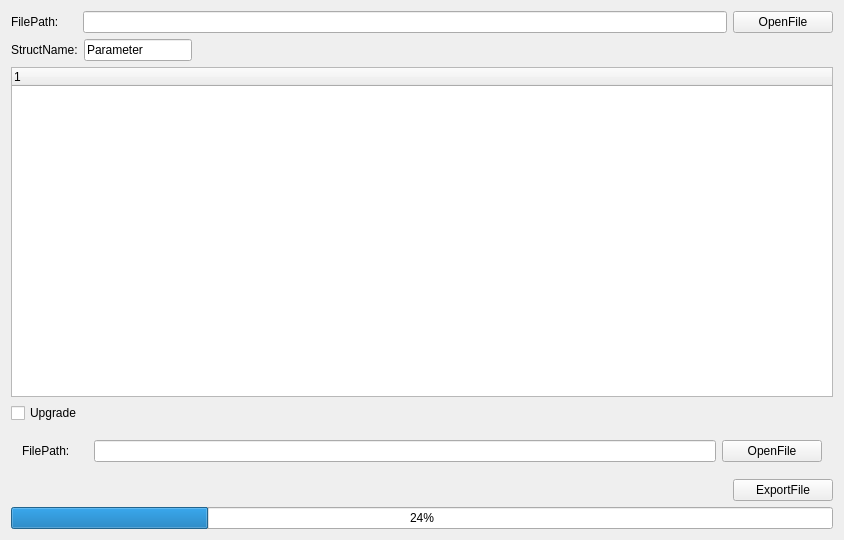
<?xml version="1.0" encoding="UTF-8"?>
<ui version="4.0">
 <class>ParaFileConversion</class>
 <widget class="QMainWindow" name="ParaFileConversion">
  <property name="geometry">
   <rect>
    <x>0</x>
    <y>0</y>
    <width>844</width>
    <height>540</height>
   </rect>
  </property>
  <property name="windowTitle">
   <string>ParaFileConversion</string>
  </property>
  <widget class="QWidget" name="centralWidget">
   <layout class="QGridLayout" name="gridLayout">
    <item row="0" column="0">
     <layout class="QHBoxLayout" name="horizontalLayout">
      <item>
       <widget class="QLabel" name="label_FilePath">
        <property name="minimumSize">
         <size>
          <width>66</width>
          <height>0</height>
         </size>
        </property>
        <property name="text">
         <string>FilePath:</string>
        </property>
       </widget>
      </item>
      <item>
       <widget class="QLineEdit" name="lineEdit_FilePath"/>
      </item>
      <item>
       <widget class="QPushButton" name="pushBtn_OpenFile">
        <property name="minimumSize">
         <size>
          <width>100</width>
          <height>0</height>
         </size>
        </property>
        <property name="text">
         <string>OpenFile</string>
        </property>
       </widget>
      </item>
     </layout>
    </item>
    <item row="1" column="0">
     <layout class="QHBoxLayout" name="horizontalLayout_2">
      <item>
       <widget class="QLabel" name="label_StrName">
        <property name="minimumSize">
         <size>
          <width>66</width>
          <height>0</height>
         </size>
        </property>
        <property name="text">
         <string>StructName:</string>
        </property>
       </widget>
      </item>
      <item>
       <widget class="QLineEdit" name="lineEdit_StrName">
        <property name="sizePolicy">
         <sizepolicy hsizetype="Maximum" vsizetype="Fixed">
          <horstretch>0</horstretch>
          <verstretch>0</verstretch>
         </sizepolicy>
        </property>
        <property name="minimumSize">
         <size>
          <width>100</width>
          <height>0</height>
         </size>
        </property>
        <property name="text">
         <string>Parameter</string>
        </property>
       </widget>
      </item>
      <item>
       <spacer name="horizontalSpacer_2">
        <property name="orientation">
         <enum>Qt::Horizontal</enum>
        </property>
        <property name="sizeHint" stdset="0">
         <size>
          <width>40</width>
          <height>20</height>
         </size>
        </property>
       </spacer>
      </item>
     </layout>
    </item>
    <item row="2" column="0">
     <widget class="QTreeWidget" name="treeWidget">
      <column>
       <property name="text">
        <string notr="true">1</string>
       </property>
      </column>
     </widget>
    </item>
    <item row="3" column="0">
     <widget class="QCheckBox" name="checkBox_Upgrade">
      <property name="text">
       <string>Upgrade</string>
      </property>
     </widget>
    </item>
    <item row="4" column="0">
     <widget class="QWidget" name="widget_Upgrade" native="true">
      <property name="sizePolicy">
       <sizepolicy hsizetype="Preferred" vsizetype="Maximum">
        <horstretch>0</horstretch>
        <verstretch>0</verstretch>
       </sizepolicy>
      </property>
      <layout class="QHBoxLayout" name="hLayout_Upgrade">
       <item>
        <layout class="QHBoxLayout" name="horizontalLayout_4">
         <item>
          <widget class="QLabel" name="label_FilePath_Upgrade">
           <property name="minimumSize">
            <size>
             <width>66</width>
             <height>0</height>
            </size>
           </property>
           <property name="text">
            <string>FilePath:</string>
           </property>
          </widget>
         </item>
         <item>
          <widget class="QLineEdit" name="lineEdit_FilePath_Upgrade"/>
         </item>
         <item>
          <widget class="QPushButton" name="pushBtn_OpenFile_Upgrade">
           <property name="minimumSize">
            <size>
             <width>100</width>
             <height>0</height>
            </size>
           </property>
           <property name="text">
            <string>OpenFile</string>
           </property>
          </widget>
         </item>
        </layout>
       </item>
      </layout>
     </widget>
    </item>
    <item row="5" column="0">
     <layout class="QHBoxLayout" name="horizontalLayout_3">
      <item>
       <spacer name="horizontalSpacer">
        <property name="orientation">
         <enum>Qt::Horizontal</enum>
        </property>
        <property name="sizeHint" stdset="0">
         <size>
          <width>40</width>
          <height>20</height>
         </size>
        </property>
       </spacer>
      </item>
      <item>
       <widget class="QPushButton" name="pushbtn_ExportFile">
        <property name="minimumSize">
         <size>
          <width>100</width>
          <height>0</height>
         </size>
        </property>
        <property name="text">
         <string>ExportFile</string>
        </property>
       </widget>
      </item>
     </layout>
    </item>
    <item row="6" column="0">
     <widget class="QProgressBar" name="progressBar">
      <property name="value">
       <number>24</number>
      </property>
     </widget>
    </item>
   </layout>
  </widget>
  <widget class="QMenuBar" name="menuBar">
   <property name="geometry">
    <rect>
     <x>0</x>
     <y>0</y>
     <width>844</width>
     <height>23</height>
    </rect>
   </property>
  </widget>
 </widget>
 <layoutdefault spacing="6" margin="11"/>
 <resources/>
 <connections/>
</ui>
